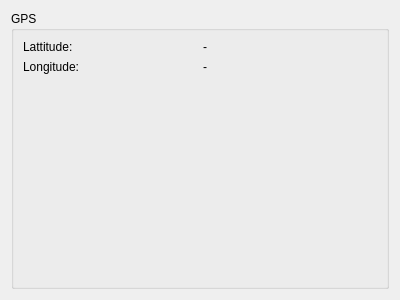
<?xml version="1.0" encoding="UTF-8"?>
<ui version="4.0">
 <class>GpsInformationWidget</class>
 <widget class="QWidget" name="GpsInformationWidget">
  <property name="geometry">
   <rect>
    <x>0</x>
    <y>0</y>
    <width>400</width>
    <height>300</height>
   </rect>
  </property>
  <property name="windowTitle">
   <string>Form</string>
  </property>
  <layout class="QVBoxLayout" name="verticalLayout">
   <item>
    <widget class="QGroupBox" name="groupBox">
     <property name="title">
      <string>GPS</string>
     </property>
     <layout class="QGridLayout" name="gridLayout">
      <item row="0" column="0">
       <widget class="QLabel" name="label">
        <property name="text">
         <string>Lattitude:</string>
        </property>
       </widget>
      </item>
      <item row="2" column="1">
       <spacer name="verticalSpacer">
        <property name="orientation">
         <enum>Qt::Vertical</enum>
        </property>
        <property name="sizeHint" stdset="0">
         <size>
          <width>20</width>
          <height>40</height>
         </size>
        </property>
       </spacer>
      </item>
      <item row="0" column="1">
       <widget class="QLabel" name="labelLattitude">
        <property name="text">
         <string>-</string>
        </property>
       </widget>
      </item>
      <item row="1" column="0">
       <widget class="QLabel" name="label_2">
        <property name="text">
         <string>Longitude:</string>
        </property>
       </widget>
      </item>
      <item row="1" column="1">
       <widget class="QLabel" name="labelLongitude">
        <property name="text">
         <string>-</string>
        </property>
       </widget>
      </item>
     </layout>
    </widget>
   </item>
  </layout>
 </widget>
 <resources/>
 <connections/>
</ui>
